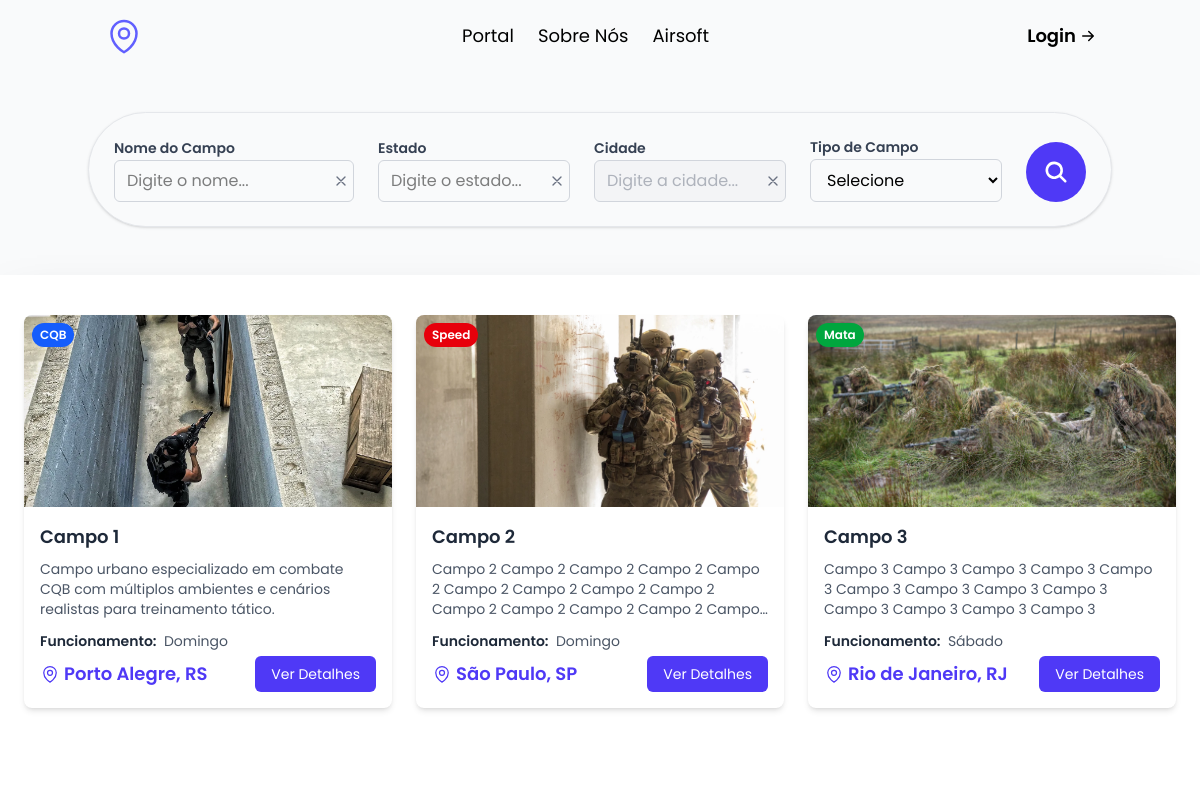
The app's page /, older data.
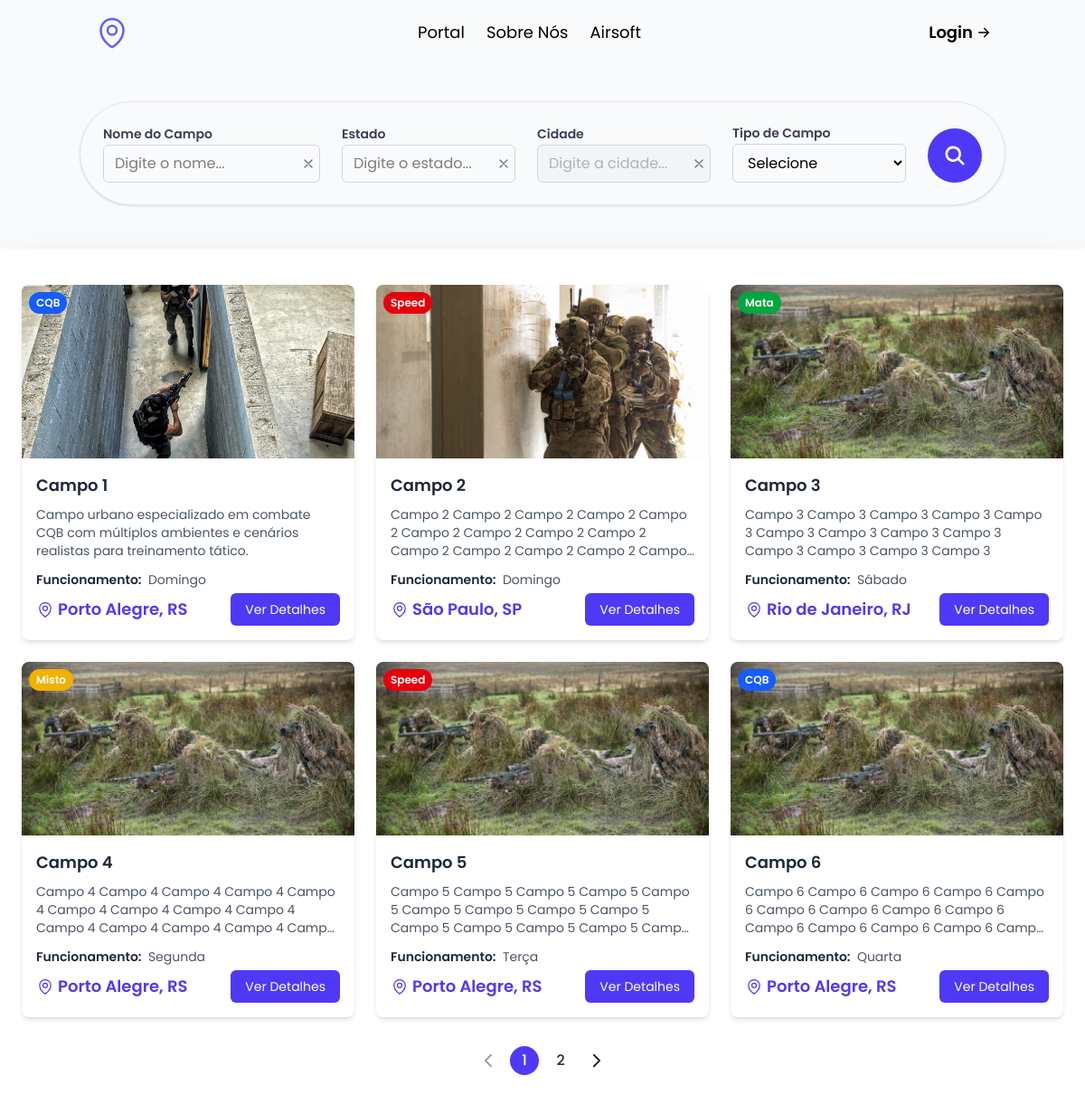
The same page, newer data.
### fields/models.py (models this page shows, shortened)
class Field(models.Model):
    FIELD_TYPE_CHOICES = [
        ('CQB', 'CQB'),
        ('MATA', 'Mata'),
        ('MISTO', 'Misto'),
        ('SPEED', 'Speed'),
    ]
    field_name = models.CharField(max_length=200, verbose_name="Nome do campo", blank=False, null=False)
    field_type = models.CharField(max_length=10, choices=FIELD_TYPE_CHOICES, verbose_name="Tipo de Campo", blank=False, null=False)
    address = models.TextField(verbose_name="Endereço", blank=False, null=False)
    state = models.CharField(max_length=100, verbose_name="Estado", blank=False, null=False)
    state_abbreviation = models.CharField(max_length=2, verbose_name="Abreviação do Estado", blank=False, null=False)
    city = models.CharField(max_length=100, verbose_name="Cidade", blank=False, null=False)
    phone = models.CharField(validators=[
        MinLengthValidator(15),
        MaxLengthValidator(15)],
        verbose_name="Telefone", blank=False, null=False)
    description = models.TextField(validators=[MinLengthValidator(60)], verbose_name="Descrição", blank=False, null=False)
    operating_hours = models.TextField(verbose_name="Horário de funcionamento", blank=False, null=False)
    visible = models.BooleanField(default=True, verbose_name="Visível", blank=False, null=False)
    organizer = models.ForeignKey(settings.AUTH_USER_MODEL, on_delete=models.CASCADE, verbose_name="Organizador", blank=False, null=False)
    class Meta:
        verbose_name = "Campo"
        verbose_name_plural = "Campos"
        constraints = [
            models.CheckConstraint(check=~Q(field_name=''), name='field_field_name_not_empty'),
            models.CheckConstraint(check=~Q(address=''), name='field_address_not_empty'),
            models.CheckConstraint(check=~Q(state=''), name='field_state_not_empty'),
            models.CheckConstraint(check=~Q(state_abbreviation=''), name='field_state_abbrev_not_empty'),
            models.CheckConstraint(check=~Q(city=''), name='field_city_not_empty'),
            models.CheckConstraint(check=~Q(phone=''), name='field_phone_not_empty'),
            models.CheckConstraint(check=~Q(description=''), name='field_description_not_empty'),
            models.CheckConstraint(check=~Q(operating_hours=''), name='field_operating_hours_not_empty'),
        ]

class FieldPhoto(models.Model):
    field = models.ForeignKey(Field, on_delete=models.CASCADE, related_name='photos', verbose_name="Campo", blank=False, null=False)
    photo = models.ImageField(upload_to='field_photos/', verbose_name="Foto", blank=False, null=False)
    class Meta:
        verbose_name = "Foto do campo"
        verbose_name_plural = "Fotos dos campos"

### fields/views.py (the view)
# urls.py: path("", views.index, name="index"),
def index(request):
    filter_mapping = {
        'field_name': 'field_name__icontains',
        'field_state': 'state',
        'field_city': 'city',
        'field_type': 'field_type',
    }
    fields = Field.objects.all().filter(visible=True)
    applied_filters = {}
    params = {}
    for get_param, model_field in filter_mapping.items():
        query_value = request.GET.get(get_param)
        value = query_value.strip() if query_value else None
        if value:
            filter_args = {model_field: value}
            applied_filters[get_param] = value
            fields = fields.filter(**filter_args)
            params[get_param] = value
    paginator = Paginator(fields, 6)
    page_number = request.GET.get('page')
    page_obj = paginator.get_page(page_number)
    base_qs = urlencode(params)
    base_qs = f"{base_qs}&" if base_qs else ""
    return render(request, "fields/index.html", {
            'fields': page_obj,
            'applied_filters': applied_filters,
            'base_qs': base_qs
        })

### fields/templates/fields/index.html (shortened to what this page needs)
{% extends "fields/base.html" %}
{% load static %}
{% block content %}
<form method="GET" action="{% url 'index' %}" id="filter-form">
  <div class="m-4 md:m-10">
    <div
      class="w-full max-w-5xl mx-auto px-4 md:px-6 py-4 md:py-6 rounded-2xl md:rounded-full bg-gray-50 border border-gray-200 shadow-sm"
    >
      <div
        class="flex flex-col md:flex-row items-stretch md:items-end justify-center gap-4 md:gap-6"
      >
        <div class="flex flex-col w-full md:w-60">
          <label
            for="filter-field-name"
            class="font-semibold text-sm text-gray-700 mb-0.5"
            >Nome do Campo</label
          >
          <div class="relative flex items-center">
            <input
              id="filter-field-name"
              name="field_name"
              type="text"
              class="w-full px-3 py-2 border border-gray-300 rounded-md focus:outline-none focus:ring-2 focus:ring-indigo-500 focus:border-indigo-500"
              placeholder="Digite o nome..."
              value="{{ request.GET.field_name|default:'' }}"
            />
            <button
              type="button"
              class="clear-filter absolute right-1 text-gray-500 rounded-full p-0.25 hover:cursor-pointer hover:text-gray-700 hover:bg-gray-100"
            >
              <svg
                xmlns="http://www.w3.org/2000/svg"
                fill="none"
                viewBox="0 0 24 24"
                stroke-width="2"
                stroke="currentColor"
                class="size-4"
              >
                <path
                  stroke-linecap="round"
                  stroke-linejoin="round"
                  d="M6 18 18 6M6 6l12 12"
                />
              </svg>
            </button>
          </div>
        </div>
        <div class="flex flex-col w-full md:w-48 relative">
          <label
            for="filter-field-state"
            class="font-semibold text-sm text-gray-700 mb-0.5"
            >Estado</label
          >
          <div class="flex items-center">
            <input
              id="filter-field-state"
              name="field_state"
              type="text"
              class="w-full field-state px-3 py-2 pr-10 border border-gray-300 rounded-md focus:outline-none focus:ring-2 focus:ring-indigo-500 focus:border-indigo-500"
              placeholder="Digite o estado..."
              autocomplete="off"
              value="{{ request.GET.field_state|default:'' }}"
            />
            <button
              type="button"
              class="clear-filter absolute right-1 text-gray-500 rounded-full p-0.25 hover:cursor-pointer hover:text-gray-700 hover:bg-gray-100"
            >
              <svg
                xmlns="http://www.w3.org/2000/svg"
                fill="none"
                viewBox="0 0 24 24"
                stroke-width="2"
                stroke="currentColor"
                class="size-4"
              >
                <path
                  stroke-linecap="round"
                  stroke-linejoin="round"
                  d="M6 18 18 6M6 6l12 12"
                />
              </svg>
            </button>
          </div>
        </div>
        <div class="flex flex-col w-full md:w-48 relative">
          <label
            for="filter-field-city"
            class="font-semibold text-sm text-gray-700 mb-0.5"
            >Cidade</label
          >
          <div class="flex items-center">
            <input
              disabled
              id="filter-field-city"
              name="field_city"
              type="text"
              class="w-full field-city px-3 py-2 border border-gray-300 rounded-md disabled:bg-gray-100 disabled:text-gray-500 focus:outline-none focus:ring-2 focus:ring-indigo-500 focus:border-indigo-500"
              placeholder="Digite a cidade..."
              autocomplete="off"
              value="{{ request.GET.field_city|default:'' }}"
            />
            <button
              type="button"
              class="clear-filter absolute right-1 text-gray-500 rounded-full p-0.25 hover:cursor-pointer hover:text-gray-700 hover:bg-gray-100"
            >
              <svg
                xmlns="http://www.w3.org/2000/svg"
                fill="none"
                viewBox="0 0 24 24"
                stroke-width="2"
                stroke="currentColor"
                class="size-4"
              >
                <path
                  stroke-linecap="round"
                  stroke-linejoin="round"
                  d="M6 18 18 6M6 6l12 12"
                />
              </svg>
            </button>
          </div>
        </div>
        <div class="flex flex-col w-full md:w-48">
          <label
            for="filter-field-type"
            class="font-semibold text-sm text-gray-700 mb-0.5"
            >Tipo de Campo</label
          >
          <select
            id="filter-field-type"
            name="field_type"
            class="w-full px-3 py-2 border border-gray-300 rounded-md focus:outline-none focus:ring-2 focus:ring-indigo-500 focus:border-indigo-500"
          >
          <option value="" {% if not request.GET.field_type %}selected{% endif %}>Selecione</option>
        </select>
        </div>
        <div class="flex flex-col w-full md:w-auto">
          <button
            id="search-button"
            type="submit"
            class="w-full md:w-15 h-12 md:h-15 bg-indigo-600 text-white rounded-md md:rounded-full hover:bg-indigo-700 focus:outline-none hover:cursor-pointer transition-colors flex items-center justify-center"
          >
            <svg
              xmlns="http://www.w3.org/2000/svg"
              viewBox="0 0 16 16"
              fill="currentColor"
              class="size-5 md:size-7"
            >
              <path
                fill-rule="evenodd"
                d="M9.965 11.026a5 5 0 1 1 1.06-1.06l2.755 2.754a.75.75 0 1 1-1.06 1.06l-2.755-2.754ZM10.5 7a3.5 3.5 0 1 1-7 0 3.5 3.5 0 0 1 7 0Z"
                clip-rule="evenodd"
              />
            </svg>
          </button>
        </div>
      </div>
    </div>
  </form>
  <div id="filter-tags-container" class="pt-2 max-w-5xl mx-auto flex gap-3">
  </div>
<div class="flex-1 bg-white pt-10 shadow-2xl">
  <div
    class="grid grid-cols-1 md:grid-cols-2 lg:grid-cols-3 gap-6 max-w-7xl mx-auto pl-6 pr-6 mb-8"
  >
    {% if fields %}
      {% for field in fields %}
        <div
          class="bg-white rounded-lg shadow-md hover:shadow-lg transition-shadow duration-300 overflow-hidden"
        >
          <div class="relative">
            <img
              src="{{ field.photos.first.photo.url }}"
              alt="Campo de Airsoft"
              class="w-full h-48 object-cover"
            />
            <div
              class="absolute top-2 left-2 text-white px-2 py-1 rounded-full text-xs font-semibold
              {% if field.field_type == 'MISTO' %}
              bg-yellow-500
              {% elif field.field_type == 'MATA' %}
              bg-green-600
              {% elif field.field_type == 'CQB' %}
              bg-blue-600
              {% elif field.field_type == 'SPEED' %}
              bg-red-600
              {% endif %}"
            >
              {{ field.get_field_type_display }}
            </div>
          </div>
          <div class="p-4">
            <h3 class="font-semibold text-lg text-gray-800 mb-2">{{ field.field_name }}</h3>
            <p class="text-gray-600 text-sm mb-3 line-clamp-3">
              {{ field.description }}
            </p>
            <p class="text-gray-600 text-sm line-clamp-1">
                <span class="font-semibold text-gray-800 mr-1">
                  Funcionamento:
                </span>
                {{ field.operating_hours }}
            </p>
            <div class="flex items-center justify-between mt-1.25">
              <span class="flex flex-row items-center text-indigo-600 font-semibold text-lg">
              {{ field.city }}, {{ field.state_abbreviation }}</span>
              <button
                data-field-name="{{ field.field_name }}"
                data-field-type="{{ field.get_field_type_display}}"
                data-field-phone="{{ field.phone }}"
                data-field-state="{{ field.state }}"
                data-field-city="{{ field.city }}"
                data-field-address="{{ field.address }}"
                data-field-description="{{ field.description }}"
                data-field-hours="{{ field.operating_hours }}"
                data-field-image-url="{{ field.photos.first.photo.url }}"
                class="details-field bg-indigo-600 hover:cursor-pointer hover:bg-indigo-700 text-white px-4 py-2 rounded-md text-sm transition-colors"
              >
                Ver Detalhes
              </button>
            </div>
          </div>
        </div>
      {% endfor %}
    {% else %}
      <p class="text-center col-span-3 text-gray-500">Nenhum campo encontrado.</p>
    {% endif %}
  </div>
  {% if fields.paginator.num_pages > 1 %}
    <nav class="pagination mb-8 flex gap-2 justify-center items-center ">
    <a href="?{% if fields.has_previous %}{{ base_qs }}page={{ fields.previous_page_number }}{% endif %}"
       class="rounded-full flex items-center justify-center h-8 w-8
              {% if fields.has_previous %}hover:bg-indigo-300/35 text-gray-800{% else %}cursor-not-allowed text-gray-400{% endif %}">
      <svg xmlns="http://www.w3.org/2000/svg" fill="none" viewBox="0 0 24 24"
           stroke-width="2.25" stroke="currentColor" class="size-5">
        <path stroke-linecap="round" stroke-linejoin="round" d="M15.75 19.5 8.25 12l7.5-7.5" />
      </svg>
    </a>
    <span class="font-medium rounded-full flex items-center justify-center h-8 w-8 bg-indigo-600 text-white">
      {{ fields.number }}
    </span>
    {% if fields.number < fields.paginator.num_pages %}
      <a href="?{{ base_qs }}page={{ fields.number|add:1 }}"
         class="font-medium text-gray-800 rounded-full flex items-center justify-center h-8 w-8 hover:bg-indigo-300/35">
        {{ fields.number|add:1 }}
      </a>
    {% endif %}
    <a href="?{% if fields.has_next %}{{ base_qs }}page={{ fields.next_page_number }}{% endif %}"
       class="rounded-full flex items-center justify-center h-8 w-8
              {% if fields.has_next %}hover:bg-indigo-300/35 text-gray-800{% else %}cursor-not-allowed text-gray-400{% endif %}">
      <svg xmlns="http://www.w3.org/2000/svg" fill="none" viewBox="0 0 24 24"
           stroke-width="2.25" stroke="currentColor" class="size-5">
        <path stroke-linecap="round" stroke-linejoin="round" d="m8.25 4.5 7.5 7.5-7.5 7.5" />
      </svg>
    </a>
    </nav>
  {% endif %}
</div>
{% endblock %}

Row changes from the older to the newer data that the page shows:
added Field: photos.first.photo (picture), field_type "Misto", field_name "Campo 4", description "Campo 4 Campo 4 Campo 4 Campo 4 Campo 4 Campo 4 Campo 4 Campo 4 Campo 4 Campo 4 Campo 4 Campo 4 Campo 4…", operating_hours "Segunda", city "Porto Alegre", state_abbreviation "RS"
added Field: photos.first.photo (picture), field_type "Speed", field_name "Campo 5", description "Campo 5 Campo 5 Campo 5 Campo 5 Campo 5 Campo 5 Campo 5 Campo 5 Campo 5 Campo 5 Campo 5 Campo 5 Campo 5…", operating_hours "Terça", city "Porto Alegre", state_abbreviation "RS"
added Field: photos.first.photo (picture), field_type "CQB", field_name "Campo 6", description "Campo 6 Campo 6 Campo 6 Campo 6 Campo 6 Campo 6 Campo 6 Campo 6 Campo 6 Campo 6 Campo 6 Campo 6 Campo 6…", operating_hours "Quarta", city "Porto Alegre", state_abbreviation "RS"
Text that changed along with them:
{{ fields.number }}: (not shown) → "1"
{{ fields.number|add:1 }}: (not shown) → "2"
